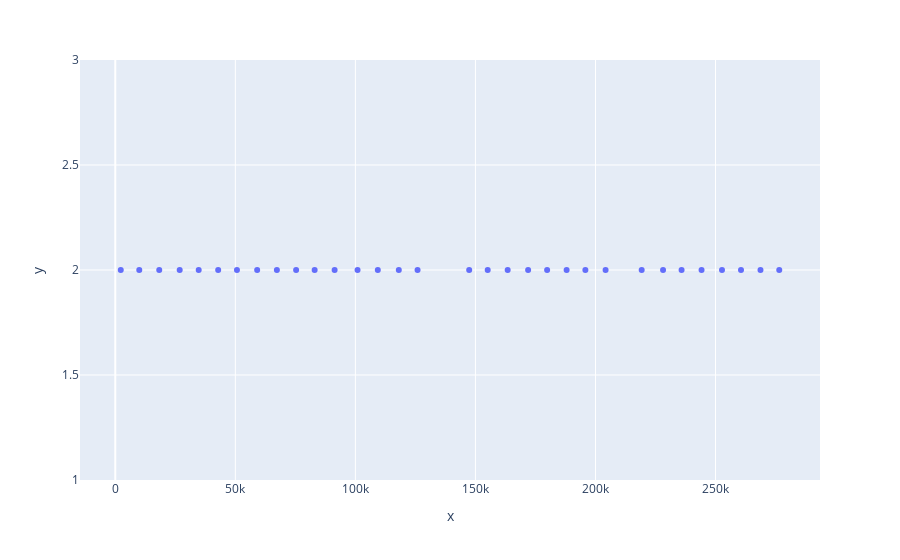

Here is the notebook cell this chart was saved with:
### Code cell
# peak... at the ET event scatter plot.. event time stamp by DIN index
fig=px.scatter(x=et_events['index'],y=et_events['DIN_diff'])
fig.show()

### Figure 1 — Plotly figure (JSON) as saved in the notebook; plotly's stock layout.template omitted (floating-point values rounded to 4 significant figures)
{"data": [{"hovertemplate": "x=%{x}<br>y=%{y}<extra></extra>", "legendgroup": "", "marker": {"color": "#636efa", "symbol": "circle"}, "mode": "markers", "name": "", "orientation": "v", "showlegend": false, "type": "scatter", "x": [2274, 9991, 18307, 26824, 34740, 42856, 50673, 59089, 67305, 75322, 83038, 91354, 100904, 109337, 118087, 125903, 147403, 155119, 163435, 171951, 179868, 187985, 195800, 204217, 219250, 228150, 235866, 244183, 252698, 260615, 268731, 276548], "xaxis": "x", "y": [2, 2, 2, 2, 2, 2, 2, 2, 2, 2, 2, 2, 2, 2, 2, 2, 2, 2, 2, 2, 2, 2, 2, 2, 2, 2, 2, 2, 2, 2, 2, 2], "yaxis": "y"}], "layout": {"legend": {"tracegroupgap": 0}, "margin": {"t": 60}, "xaxis": {"anchor": "y", "domain": [0, 1], "title": {"text": "x"}}, "yaxis": {"anchor": "x", "domain": [0, 1], "title": {"text": "y"}}}}
